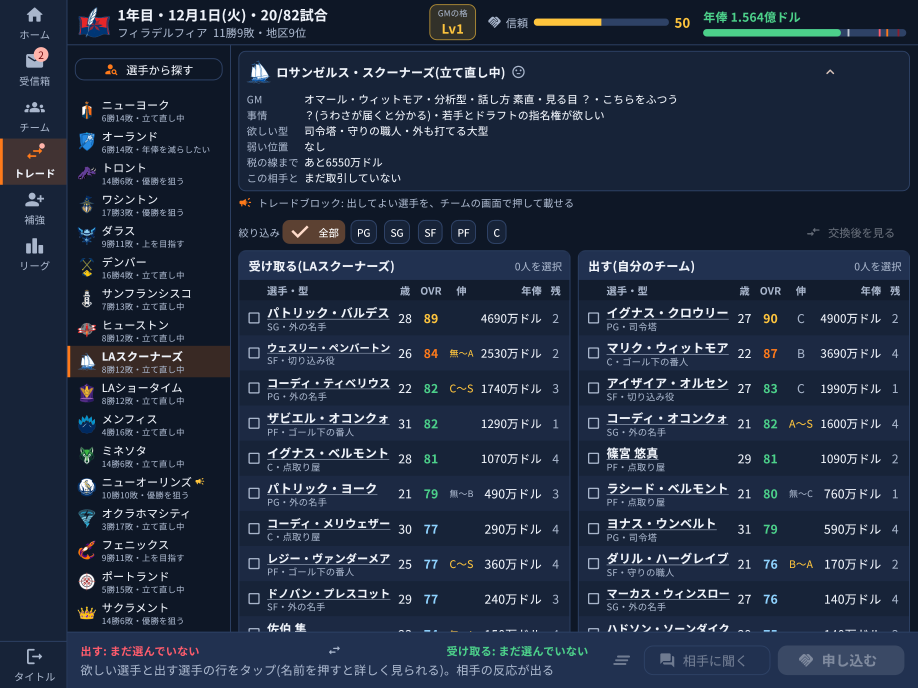
#> input picture projects/basketball-career/marketing/screenshots/landscape/ipad/03_6_trade.png, 2752 x 2064 px (shown at 1/3 size)
$ python -i compose.py   (imports and definitions only)
#> lines starting #> are read from the running program, lines starting #| are printed output that depends on the picture
#> further down, picture is the input picture: PIL image 2752x2064 RGBA; mean R, G, B, A 34, 45.2, 65, 255
"""描いたコマに字(問い・速さのカウンター・スローの表示)と光のにじみを重ね、効果音を合成して mp4 にする。一覧画像も作る。

字は naze.overlay(游ゴシック太字・縁取り)を使う。横長の配置にするため NAZE_ASPECT=landscape で読み込む。
"""
from __future__ import annotations

import os

# [1 line not run here, left out]

import math  # noqa: E402
import subprocess  # noqa: E402
import wave  # noqa: E402
from pathlib import Path  # noqa: E402

import numpy as np  # noqa: E402
from PIL import Image, ImageDraw, ImageFilter  # noqa: E402

from naze import overlay as ov  # noqa: E402
from naze.config import ffmpeg  # noqa: E402

W, H = 1920, 1080
Q_Y, Q_SIZE = 82, 66                          # 問い(画面の上の真ん中)
COUNTER = (1470, 170, 1880, 330)              # 速さのカウンターの箱(右上)
SLOW = (40, 980)                              # スローの表示(左下)


# [7 lines left out: function text_boxes, not called in this run]


def kmh(v: float) -> float:
    return v * 3.6


# [8 lines left out: function counter_value, not called in this run]


def bloom(img: Image.Image, thr: float = 0.82, radius: int = 18, gain: float = 0.9) -> Image.Image:
#> called with thr = 0.82, radius = 18, gain = 0.9
    a = np.asarray(img.convert("RGB"), np.float32) / 255
    lum = a.max(axis=2, keepdims=True)
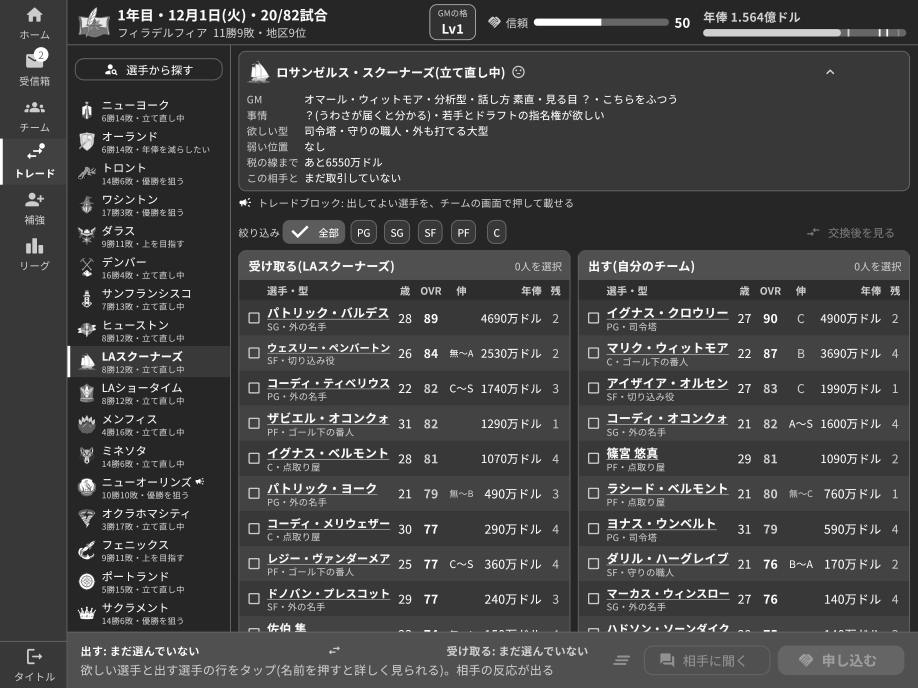
#> lum: shape (2064, 2752, 1) float32 (shown at 1/3 size); min 0, max 1, mean 0.26
    hi = np.clip((lum - thr) / (1 - thr), 0, 1) * a
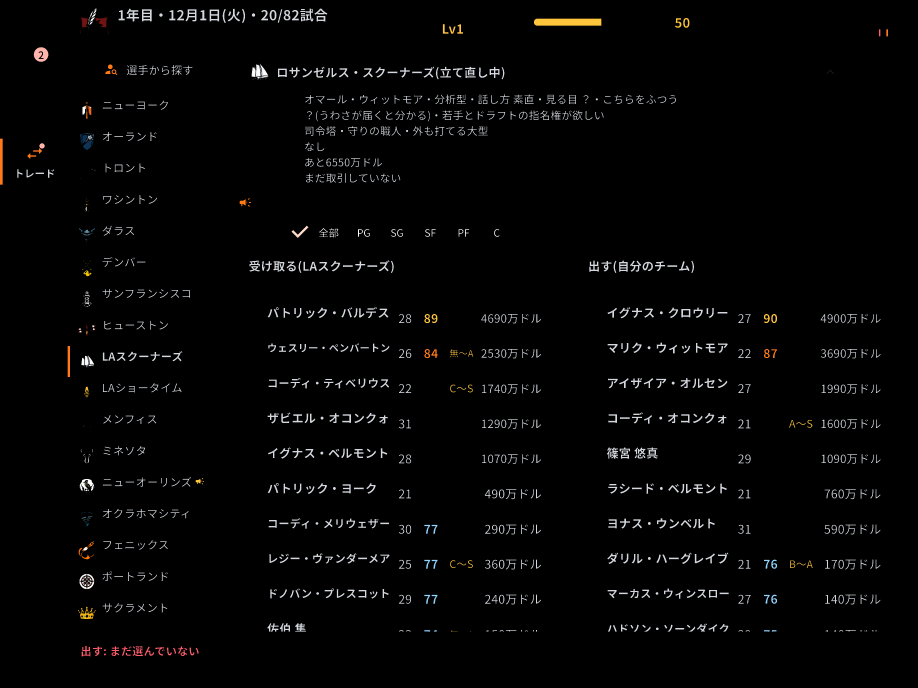
#> hi: shape (2064, 2752, 3) float32 (shown at 1/3 size); mean R, G, B 0.0208, 0.02, 0.0194
    g = Image.fromarray((hi * 255).astype(np.uint8)).filter(ImageFilter.GaussianBlur(radius))
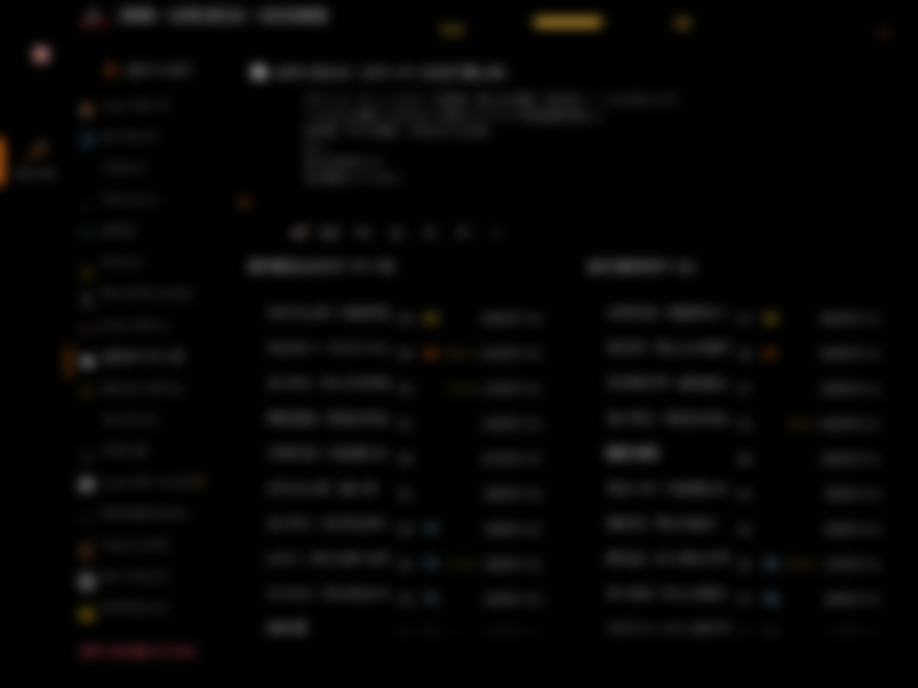
#> g: PIL image 2752x2064 RGB (shown at 1/3 size); mean R, G, B 5.3, 5.1, 4.9
    g2 = Image.fromarray((hi * 255).astype(np.uint8)).filter(ImageFilter.GaussianBlur(radius * 3))
    b = np.asarray(g, np.float32) / 255 * gain + np.asarray(g2, np.float32) / 255 * gain * 0.6
    out = 1 - (1 - a) * (1 - np.clip(b, 0, 1))          # スクリーン合成
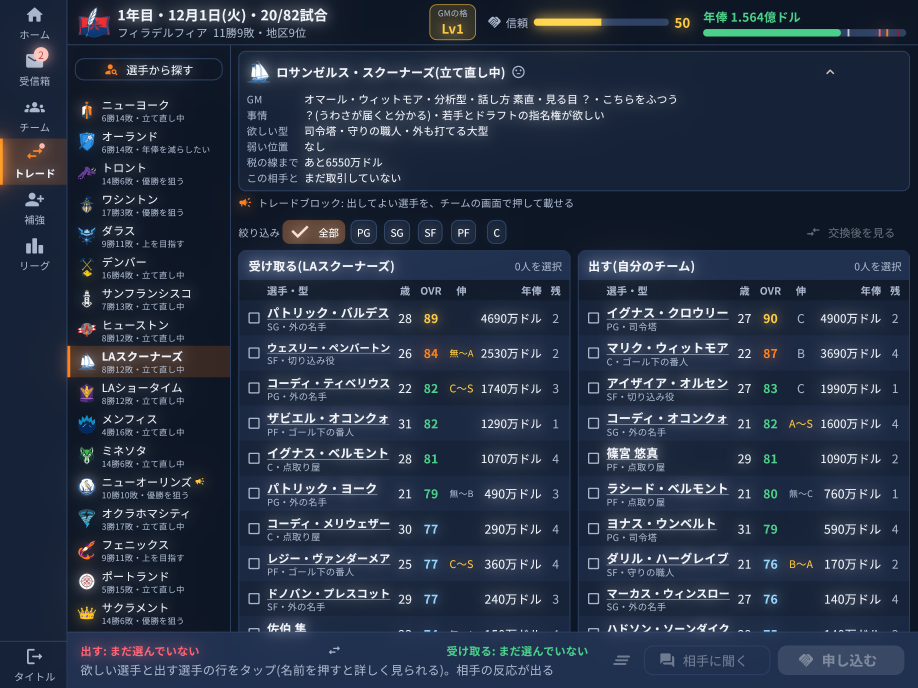
#> out: shape (2064, 2752, 3) float32 (shown at 1/3 size); mean R, G, B 0.157, 0.2, 0.277
    return Image.fromarray((out * 255).astype(np.uint8))


def answer_value(plan: dict) -> int:
    """答えの数字(時速、km の整数)。打ち出しの速さ=拳と球の衝突の計算の値。"""
    return int(round(kmh(plan["v0"])))


# [55 lines left out: functions draw_answer, draw_frame, not called in this run]


# ---------------- 効果音(合成) ----------------

def _noise(n, seed):
    return np.random.default_rng(seed).uniform(-1, 1, n)


# [138 lines left out: functions _lp, snd_hit, snd_whoosh, snd_thud, snd_tok, snd_chime and 3 more, not called in this run]

>>> from PIL import Image
>>> picture = Image.open('../../basketball-career/marketing/screenshots/landscape/ipad/03_6_trade.png')
>>> result = bloom(picture)

$ run again, on projects/basketball-career/marketing/screenshots/landscape/iphone/04_10b3_scouting.png
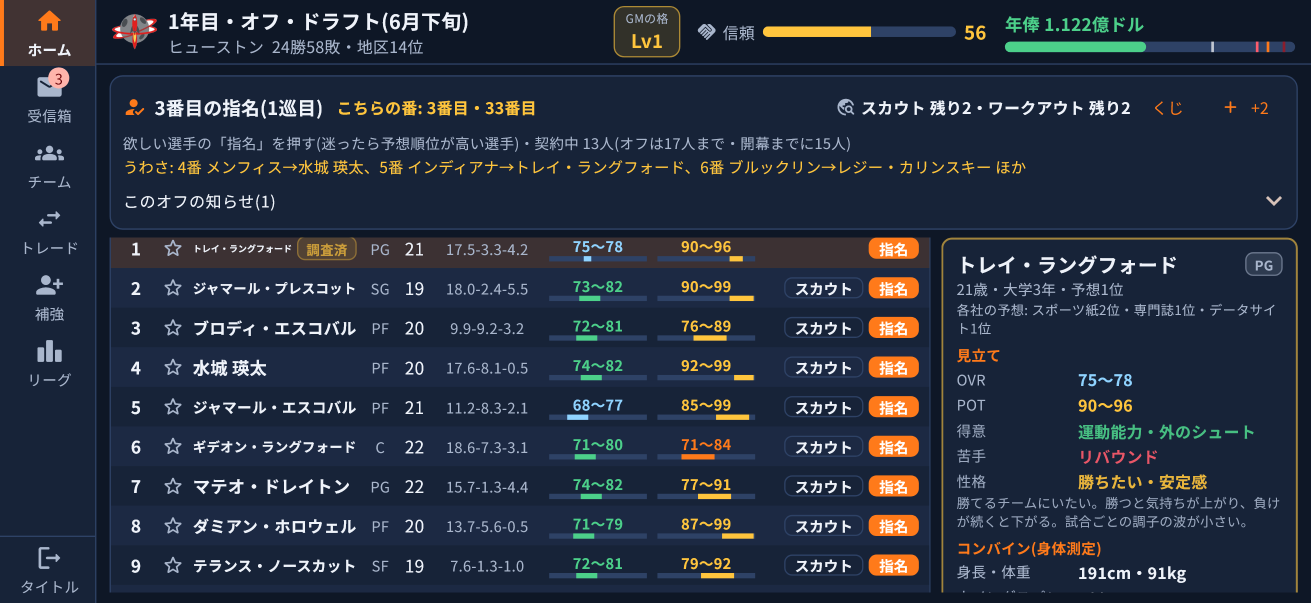
#> input picture projects/basketball-career/marketing/screenshots/landscape/iphone/04_10b3_scouting.png, 2622 x 1206 px (shown at 1/2 size)
#> picture is the input picture: PIL image 2622x1206 RGBA; mean R, G, B, A 37.7, 46.6, 62.8, 255
#> in bloom, `b = np.asarray(g, np.float32) / 255 * gain + np.asarray(g2, np.float32..`:
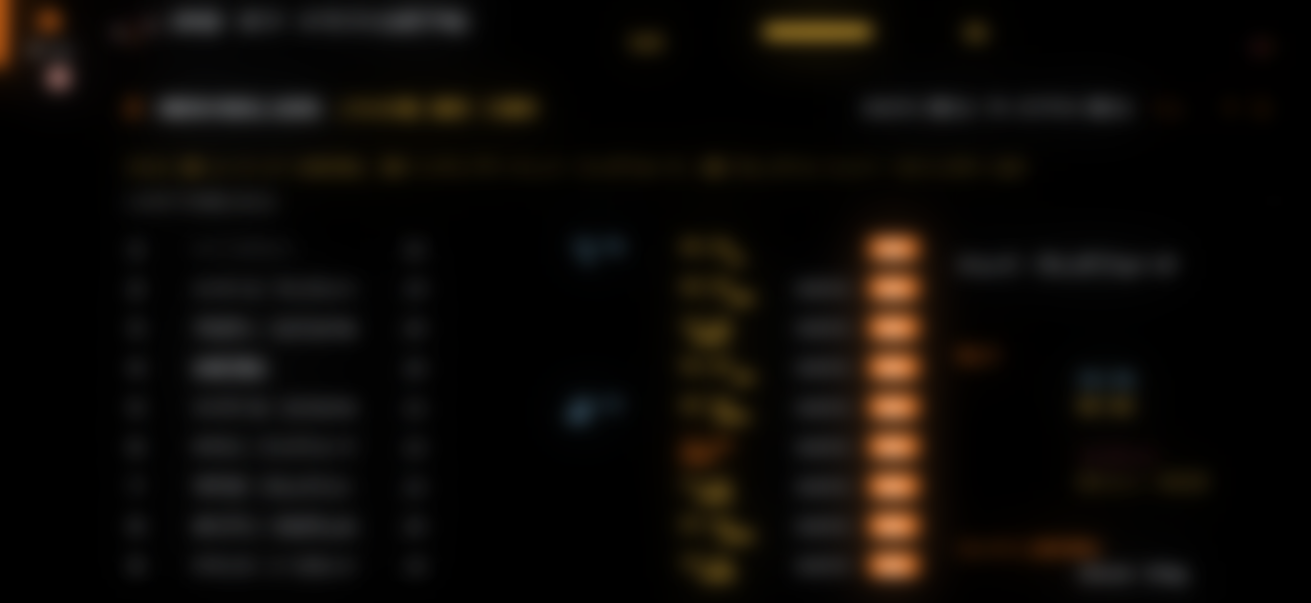
#> b: shape (1206, 2622, 3) float32 (shown at 1/2 size); mean R, G, B 0.0489, 0.038, 0.0264
#> in bloom, `out = 1 - (1 - a) * (1 - np.clip(b, 0, 1))`:
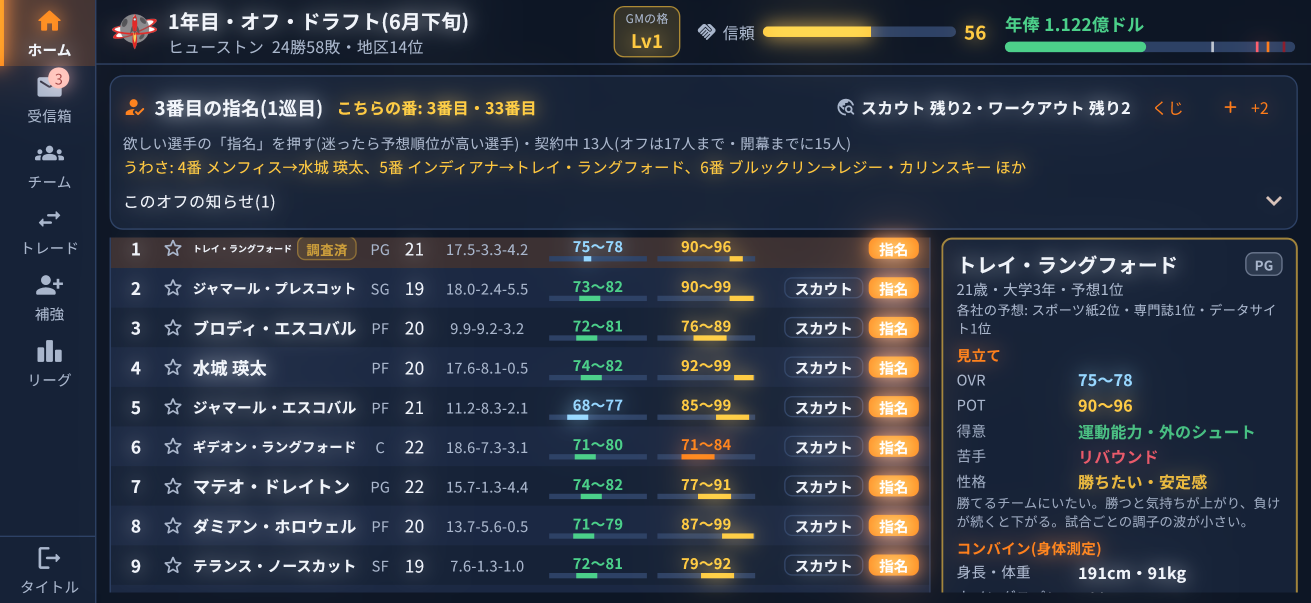
#> out: shape (1206, 2622, 3) float32 (shown at 1/2 size); mean R, G, B 0.181, 0.209, 0.267
